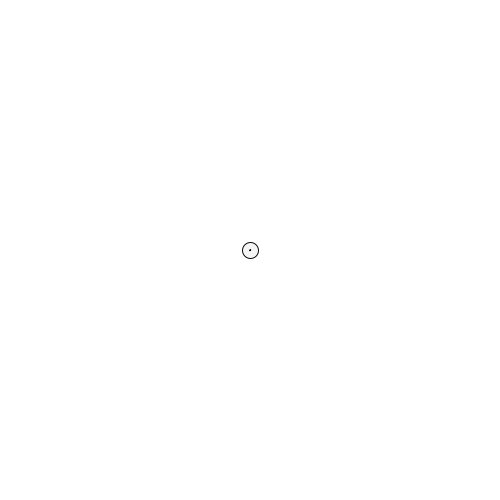
Frame 1 (no input)
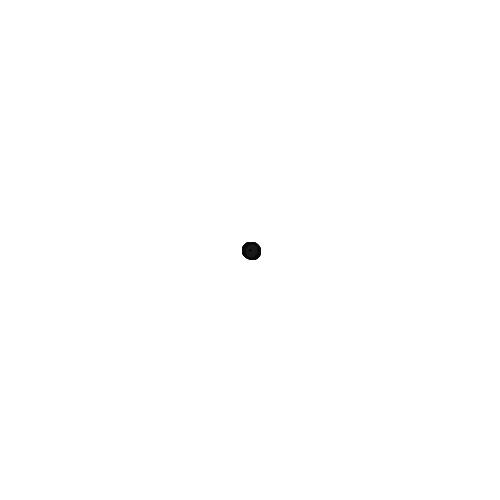
Frame 60 (the mouse pressed at the canvas centre just before this capture)
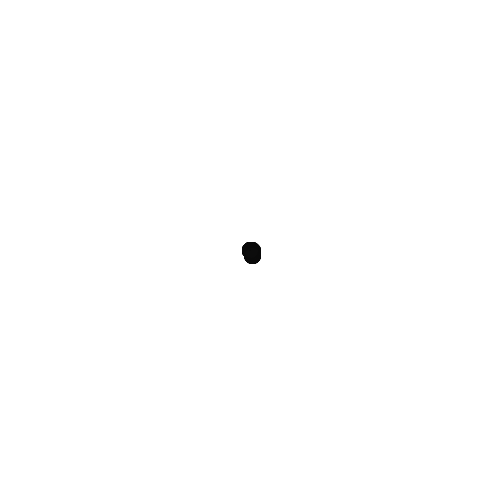
Frame 120 (the mouse held since frame 60 and released just before this capture)

The Processing sketch that drew these frames (run headless with seeded random() and noise(); from frame 60 on, the mouse is pressed at the canvas centre):

// Processing sketch: sketch_5_PolartToCartesian
// ── sketch_5_PolartToCartesian.pde
float r = 0;
float theta = 0;

void setup(){
  size (500,500);
  background(255);
}

void draw(){
  ellipse(width/2,height/2,1,1);
  float x = r * cos(theta);
  float y = r * sin(theta);
  stroke(10);
  fill(0,10);
  pushMatrix();
    //rotate(theta/100);  
    ellipse(x + width/2, y + height/2, 16, 16);
  popMatrix();
  theta += 0.01;
  r +=0.05;
}
